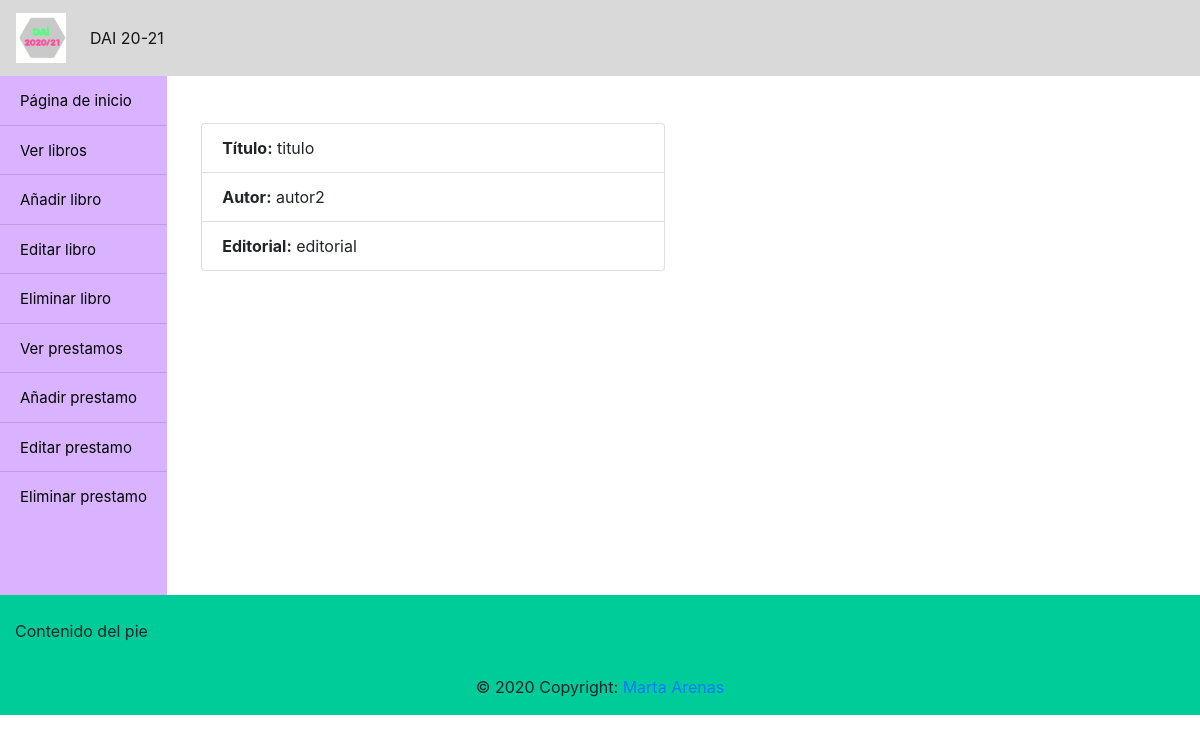
The page /libros/see on the database as committed earlier.
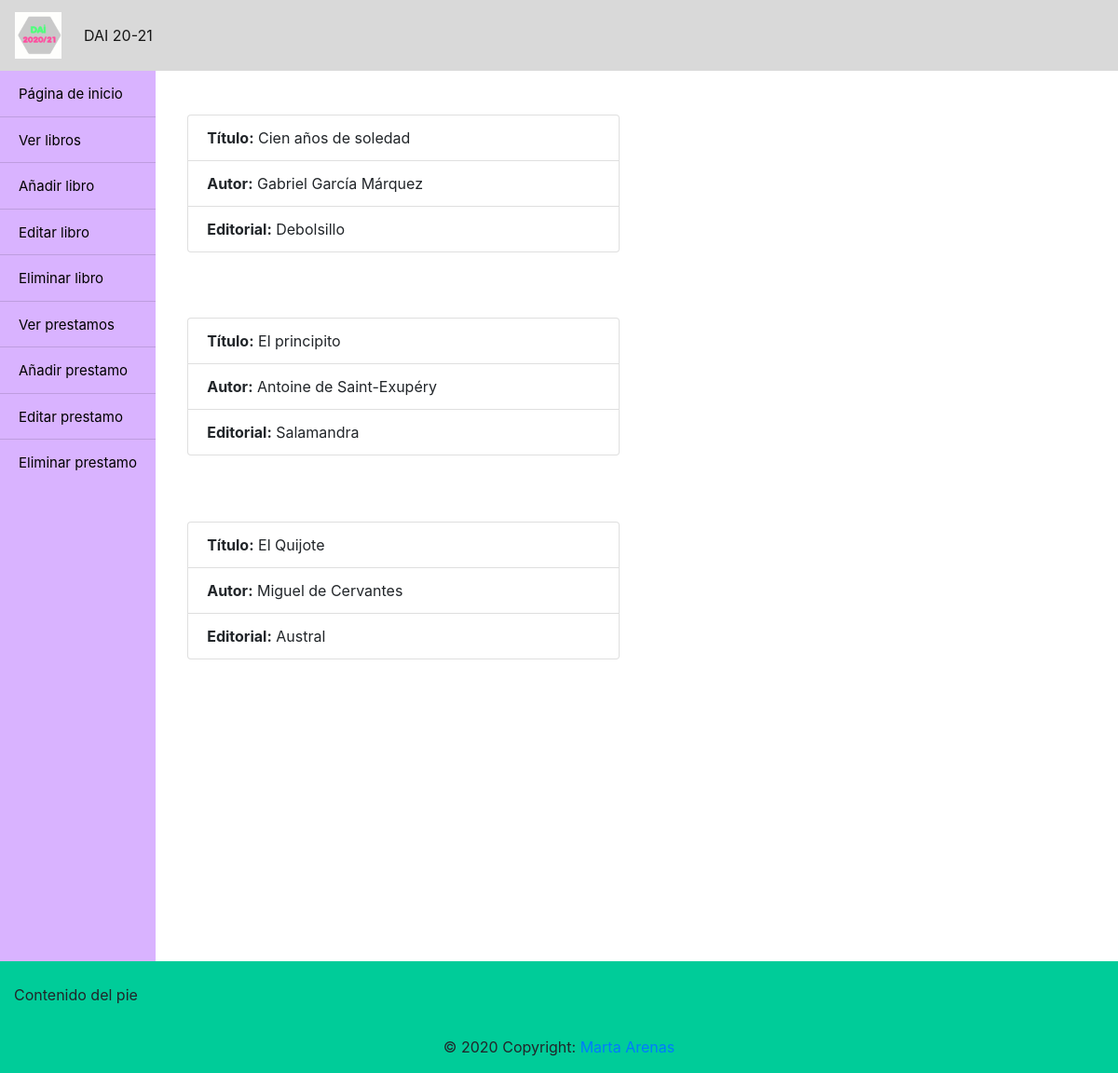
The same page on the database as committed later.
### miapp/models.py (models this page shows, shortened)
class Libro(models.Model):
	id = models.IntegerField(primary_key=True)
	titulo = models.CharField(max_length=200)
	autor  = models.CharField(max_length=100)
	editorial = models.CharField(max_length=100)

### miapp/views.py (the view)
# urls.py: path('libros/see', views.see_libros, name='see_libros'),
def see_libros(request):
	libros = Libro.objects.all()
	return render(request,'see_libros.html',{'libros': libros})

### miapp/templates/see_libros.html
{% extends "base.html" %}
{% load static %}
{% block content %}
	<div class='mostrar_uno'>
	{% for libro in libros %}
   <br/>
    <ul class="list-group see_libros">
        <li class="list-group-item"><b>Título:</b> {{ libro.titulo }}</li>
        <li class="list-group-item"><b>Autor:</b> {{ libro.autor}}</li>
        <li class="list-group-item"><b>Editorial:</b> {{ libro.editorial }}</li>
    </ul>
    {% endfor %}
    </div>
{% endblock %}

### miapp/templates/base.html (shortened to what this page needs)
<!DOCTYPE html>
<html lang="es" dir="ltr">
	<head>
		<link rel="stylesheet" href="https://cdn.jsdelivr.net/npm/bootstrap@4.5.3/dist/css/bootstrap.min.css">
        <link rel="stylesheet" href="../static/css_pr7.css" >
	</head>
	<body>
		<nav class="navbar navbar-expand-lg navbar-light bg-light">
			<a class="navbar-brand" href="{% url 'index'%}">
            <img src="../static/images/logo_dai.jpg" width="50" height="50" alt="" loading="lazy">
        </a>
        <div class="collapse navbar-collapse" id="navbarSupportedContent">
            <ul class="navbar-nav mr-auto">
	           <li class="nav-item active">
                    <a class="nav-link" href="{% url 'index'%}"">DAI 20-21<span class="sr-only">(current)</span></a>
	           </li>
	       </ul>
        </div>
    </nav>
    <div class="container">
      <div class="row">
        <div class="col-" id="menu_lateral">
        <ul class="list-group list-group-flush">
              <li class="list-group-item list-group-item-color"><a href="{% url 'index'%}">Página de inicio</a></li>
              <li class="list-group-item list-group-item-color"><a href="{% url 'see_libros'%}">Ver libros</a></li>
              <li class="list-group-item list-group-item-color"><a href="{% url 'add_libros'%}">Añadir libro</a></li>
              <li class="list-group-item list-group-item-color"><a href="{% url 'edit_libros'%}">Editar libro</a></li>
              <li class="list-group-item list-group-item-color"><a href="{% url 'delete_libros'%}">Eliminar libro</a></li>
              <li class="list-group-item list-group-item-color"><a href="{% url 'see_prestamos'%}">Ver prestamos</a></li>
              <li class="list-group-item list-group-item-color"><a href="{% url 'add_prestamos'%}">Añadir prestamo</a></li>
              <li class="list-group-item list-group-item-color"><a href="{% url 'edit_prestamos'%}">Editar prestamo</a></li>
              <li class="list-group-item list-group-item-color"><a href="{% url 'delete_prestamos'%}">Eliminar prestamo</a></li>
        </div>
        <div class="col" id="contenido">
          {% block content %}{% endblock %}
        </div>
     </div>
    </div>
    <footer class="page-footer font-small blue pt-4">
        <div class="container-fluid text-center text-md-left">
            <div class="row">
                <div class="col-md-6 mt-md-0 mt-3">
                    <p>Contenido del pie</p>
                </div>
            </div>
        </div>
            <div class="footer-copyright text-center py-3">© 2020 Copyright:
            <a href="#"> Marta Arenas</a>
        </div>
    </footer>
	</body>
</html>

### miapp/static/css_pr7.css (style rules this page uses)
.navbar { background-color: #d9d9d9 !important; height: 10%; }
.col { padding-left: 0; padding-right: 1%; }
.container { margin-left: 0%; margin-bottom: 0%; }
#menu_lateral { background-color: #d9b3ff; }
#contenido ul { width: 50%; padding-bottom: 5%; }
.list-group-item-color { background-color: #d9b3ff !important; }
#menu_lateral a { color: black; font-size: 15px; }
#contenido { padding-top: 2%; padding-left: 3%; }
.page-footer { background-color: #00cc99; height: 3%; }
.mostrar_uno { padding-bottom: 30%; }

Rows that differ between the two databases and show on the page:
removed Libro: titulo "titulo", autor "autor2", editorial "editorial"
added Libro: titulo "Cien años de soledad", autor "Gabriel García Márquez", editorial "Debolsillo"
added Libro: titulo "El principito", autor "Antoine de Saint-Exupéry", editorial "Salamandra"
added Libro: titulo "El Quijote", autor "Miguel de Cervantes", editorial "Austral"
